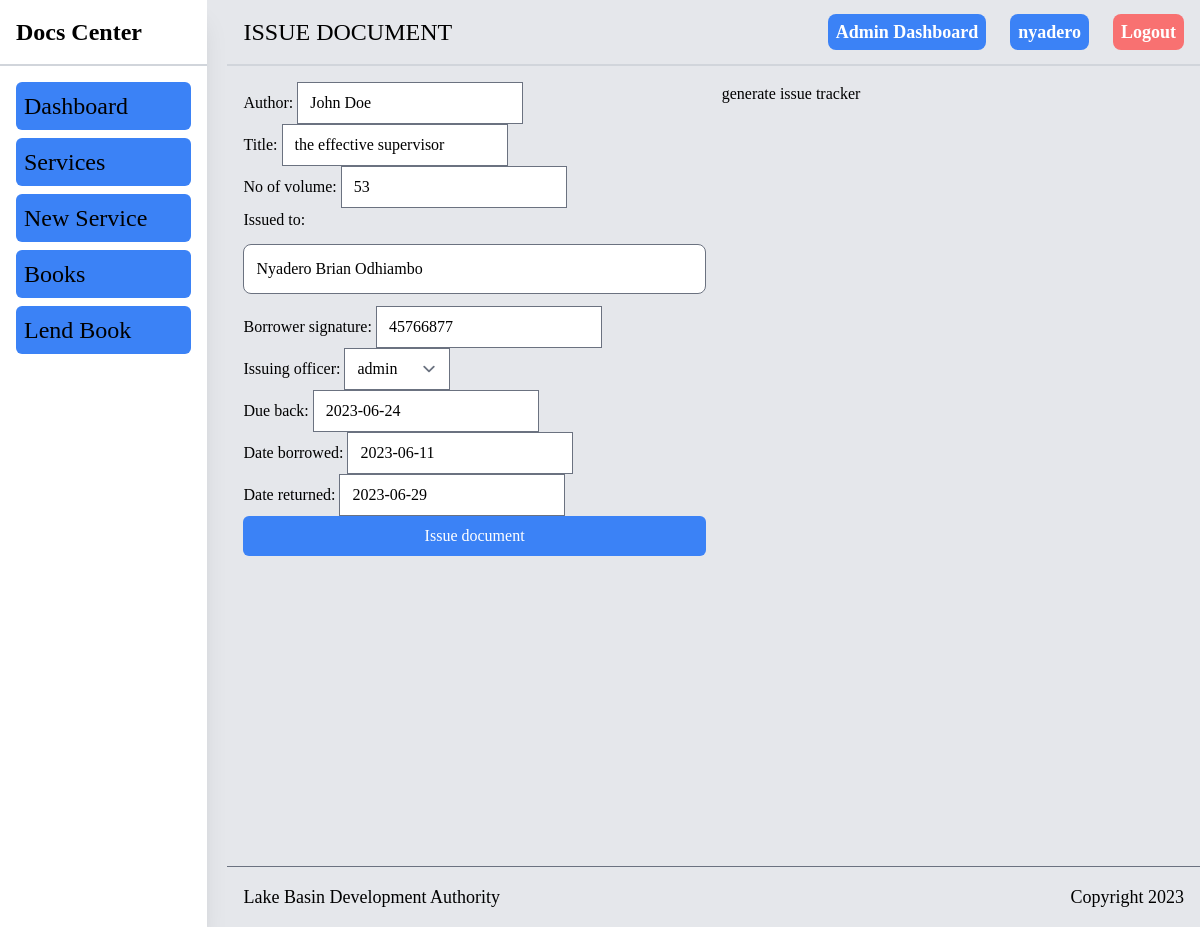
/library/issue-document/1 (signed in), run on the app's committed database.
### library/models.py (models this page shows, shortened)
class Book(models.Model):
    author = models.CharField(max_length=255)
    title = models.CharField(max_length=255)
    no_of_volume = models.CharField(max_length=255, null=True)
    issued_to = models.CharField(max_length=255, null=True)
    borrower_signature = models.IntegerField(null=False)
    created_at = models.DateTimeField(auto_now_add=True)
    returned = models.BooleanField(default=False)
    borrowed = models.BooleanField(default=False)
    issuing_officer = models.ForeignKey(User, related_name="books", on_delete=models.CASCADE, default=1)
    due_back = models.DateField(null=False)
    date_borrowed = models.DateField(null=False)
    date_returned = models.DateField(null = True)
    class Meta:
        ordering = ('title',)
        verbose_name_plural = "Books"

### library/views.py (the view)
# urls.py: re_path(r'^issue-document/(?P<pk>\d+)', views.issueDocument, name="issue-document"),
@login_required
def issueDocument(request, pk):
    document = get_object_or_404(Book, pk=pk)
    if request.method == "POST":
        form = LendDocument(instance=document, data=request.POST)
        if form.is_valid():
            document = form.save(commit=False)
            document.issued_to = request.POST.get("issued_to")
            document.borrowed = True
            document.issued_by = request.user.username
            document.save()
            return redirect("library:index")
    else:
        form = LendDocument(instance=document)
    return render(request, "library/issue-document.html", {"form": form, "object": document})

### library/forms.py
class LendDocument(forms.ModelForm):
    class Meta:
        model = Book
        exclude = ["name", "categories", "description", "image", "created_by", "returned", "borrowed", "return_date", "issued_by"]
        widgets = {
            "issued_to": forms.TextInput(attrs={"class": INPUT_CLASS}),
            "return_date": forms.DateInput(attrs={"class": INPUT_CLASS})
        }

### library/templates/library/issue-document.html (shortened to what this page needs)
{% extends 'core/base.html' %}
{% block crumbs %} Issue Document {% endblock %}
{% block content %}
<section class="h-96">
<div class="flex gap-4">
    <form action="" method="post" class="w-1/2">
       {{ form.as_p }}
        <div class="flex justify-end w-full">
                <button class="bg-blue-500 text-white w-full p-2 rounded-md ">Issue document</button>
        </div>
    </form>
    <div class="w-1/2">
        generate issue tracker
    </div>
</div>
{% endblock %}

### core/templates/core/base.html (shortened to what this page needs)
{% load static tailwind_tags %}
<!DOCTYPE html>
<html lang="en">
	<head>
		{% tailwind_css %}
	</head>
	<body class="bg-gray-200 font-serif leading-normal tracking-normal">
        <section class="flex gap-5">
            <aside class="bg-white shadow-xl w-64">
                <div class="sticky top-0">
                      <div class="p-4 border-b-2 border-b-gray-300">
                    <a href="/" class="font-semibold text-2xl" >Docs Center</a>
                </div>
                <nav class="p-4 w-full">
                    <ul class="">
                        <a href="/" class="text-2xl font-medium text-black dark:text-white mb-4 active::text-red-500">
                           <li class="mb-2 bg-blue-500 p-2 rounded-md w-full cursor-pointer focus:bg-blue-900">Dashboard</li>
                        </a>
                        <a href="{% url 'services:index' %}" class="text-2xl font-medium text-black dark:text-white mb-4">
                            <li class="mb-2 bg-blue-500 p-2 rounded-md w-full cursor-pointer focus:bg-blue-900">Services</li>
                        </a>
                        <a href="{% url 'services:new-request' %}" class="text-2xl font-medium text-black dark:text-white mb-4">
                            <li class="mb-2 bg-blue-500 p-2 rounded-md w-full cursor-pointer focus:bg-blue-900">New Service</li>
                        </a>
                        <a href="{% url 'library:index' %}" class="text-2xl font-medium text-black dark:text-white mb-4">
                            <li class="mb-2 bg-blue-500 p-2 rounded-md w-full cursor-pointer focus:bg-blue-900">Books</li>
                        </a>
                        <a href="{% url 'library:new-document' %}" class="text-2xl font-medium text-black dark:text-white mb-4">
                            <li class="mb-2 bg-blue-500 p-2 rounded-md w-full cursor-pointer focus:bg-blue-900">Lend Book</li>
                        </a>
                    </ul>
                </nav>
                </div>
            </aside>
            <section class="container mx-auto w-full">
                <nav class="w-full flex justify-between items-center p-4 sticky top-0 container mx-auto border-b-2 border-b-gray-300 z-20 bg-gray-200">
                            <div>
                        <h3 class="text-2xl font-medium uppercase">{% block crumbs %}{% endblock %}</h3>
                    </div>
                    <ul class="flex items-center space-x-6">
                        {% if request.user.is_authenticated %}
                        <li><a href="{% url 'admin:index' %}" class="text-lg font-semibold bg-blue-500 hover:bg-blue-700 text-white rounded-lg p-2">Admin Dashboard</a></li>
                        <li><a href="#" class="text-lg font-semibold bg-blue-500 hover:bg-blue-700 text-white rounded-lg p-2">{{request.user.username}}</a></li>
                        <li><a href="{% url 'logout' %}" class="text-lg font-semibold bg-red-400 hover:bg-red-700 text-white rounded-lg p-2">Logout</a></li>
                        {% else %}
                            <li><a href="{% url 'core:login' %}" class="text-lg font-semibold bg-blue-500 hover:bg-blue-700 text-white rounded-lg p-2">Login</a></li>
                            <li><a href="{% url 'admin:index' %}" class="text-lg font-semibold bg-blue-500 hover:bg-blue-700 text-white rounded-lg p-2">Admin</a></li>
                        {% endif %}
                    </ul>
                    </nav>
                <section class="min-h-screen">
			        <section class="min-h-screen p-4">
                       {% block content %}{% endblock %}
			        </section>
                </section>
                <footer class="container mx-auto border-t border-t-gray-500 p-4 flex justify-between items-center">
                    <h3 class="text-lg font-medium">Lake Basin Development Authority</h3>
                    <small class="text-lg font-medium" id="copyright">Copyright  </small>
                </footer>
            </section>
        </section>
	</body>
</html>

### data on the page
Book: author "John Doe", title "the effective supervisor", no_of_volume "53", issued_to "Nyadero Brian Odhiambo", borrower_signature "45766877", issuing_officer "admin", due_back "2023-06-24", date_borrowed "2023-06-11", date_returned "2023-06-29"

### other printed values
{{ request.user.username }} "nyadero"
